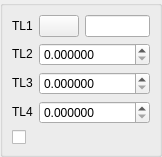
<?xml version="1.0" encoding="UTF-8"?>
<ui version="4.0">
 <class>DlgRef_1Sel3Spin1Check_QTD</class>
 <widget class="QWidget" name="DlgRef_1Sel3Spin1Check_QTD">
  <property name="geometry">
   <rect>
    <x>0</x>
    <y>0</y>
    <width>156</width>
    <height>147</height>
   </rect>
  </property>
  <property name="windowTitle">
   <string/>
  </property>
  <layout class="QGridLayout">
   <property name="margin">
    <number>0</number>
   </property>
   <property name="spacing">
    <number>6</number>
   </property>
   <item row="0" column="0">
    <widget class="QGroupBox" name="GroupBox1">
     <property name="title">
      <string/>
     </property>
     <layout class="QGridLayout">
      <property name="margin">
       <number>9</number>
      </property>
      <property name="spacing">
       <number>6</number>
      </property>
      <item row="2" column="1" colspan="2">
       <widget class="SalomeApp_DoubleSpinBox" name="SpinBox_DY">
        <property name="decimals">
         <number>6</number>
        </property>
        <property name="maximum">
         <double>1000000000.000000000000000</double>
        </property>
       </widget>
      </item>
      <item row="3" column="1" colspan="2">
       <widget class="SalomeApp_DoubleSpinBox" name="SpinBox_DZ">
        <property name="decimals">
         <number>6</number>
        </property>
        <property name="maximum">
         <double>1000000000.000000000000000</double>
        </property>
       </widget>
      </item>
      <item row="1" column="1" colspan="2">
       <widget class="SalomeApp_DoubleSpinBox" name="SpinBox_DX">
        <property name="decimals">
         <number>6</number>
        </property>
        <property name="maximum">
         <double>1000000000.000000000000000</double>
        </property>
       </widget>
      </item>
      <item row="4" column="0" colspan="2">
       <widget class="QCheckBox" name="CheckButton1">
        <property name="text">
         <string/>
        </property>
       </widget>
      </item>
      <item row="1" column="0">
       <widget class="QLabel" name="TextLabel2">
        <property name="sizePolicy">
         <sizepolicy hsizetype="Fixed" vsizetype="Fixed">
          <horstretch>0</horstretch>
          <verstretch>0</verstretch>
         </sizepolicy>
        </property>
        <property name="text">
         <string>TL2</string>
        </property>
        <property name="wordWrap">
         <bool>false</bool>
        </property>
       </widget>
      </item>
      <item row="3" column="0">
       <widget class="QLabel" name="TextLabel4">
        <property name="sizePolicy">
         <sizepolicy hsizetype="Fixed" vsizetype="Fixed">
          <horstretch>0</horstretch>
          <verstretch>0</verstretch>
         </sizepolicy>
        </property>
        <property name="text">
         <string>TL4</string>
        </property>
        <property name="wordWrap">
         <bool>false</bool>
        </property>
       </widget>
      </item>
      <item row="2" column="0">
       <widget class="QLabel" name="TextLabel3">
        <property name="sizePolicy">
         <sizepolicy hsizetype="Fixed" vsizetype="Fixed">
          <horstretch>0</horstretch>
          <verstretch>0</verstretch>
         </sizepolicy>
        </property>
        <property name="text">
         <string>TL3</string>
        </property>
        <property name="wordWrap">
         <bool>false</bool>
        </property>
       </widget>
      </item>
      <item row="0" column="2">
       <widget class="QLineEdit" name="LineEdit1"/>
      </item>
      <item row="0" column="0">
       <widget class="QLabel" name="TextLabel1">
        <property name="sizePolicy">
         <sizepolicy hsizetype="Fixed" vsizetype="Fixed">
          <horstretch>0</horstretch>
          <verstretch>0</verstretch>
         </sizepolicy>
        </property>
        <property name="text">
         <string>TL1</string>
        </property>
        <property name="wordWrap">
         <bool>false</bool>
        </property>
       </widget>
      </item>
      <item row="0" column="1">
       <widget class="QPushButton" name="PushButton1">
        <property name="sizePolicy">
         <sizepolicy hsizetype="Fixed" vsizetype="Fixed">
          <horstretch>0</horstretch>
          <verstretch>0</verstretch>
         </sizepolicy>
        </property>
        <property name="text">
         <string/>
        </property>
       </widget>
      </item>
     </layout>
    </widget>
   </item>
  </layout>
 </widget>
 <layoutdefault spacing="6" margin="11"/>
 <pixmapfunction>qPixmapFromMimeSource</pixmapfunction>
 <customwidgets>
  <customwidget>
   <class>SalomeApp_DoubleSpinBox</class>
   <extends>QDoubleSpinBox</extends>
   <header location="global">SalomeApp_DoubleSpinBox.h</header>
  </customwidget>
 </customwidgets>
 <tabstops>
  <tabstop>PushButton1</tabstop>
  <tabstop>LineEdit1</tabstop>
  <tabstop>SpinBox_DX</tabstop>
  <tabstop>SpinBox_DY</tabstop>
  <tabstop>SpinBox_DZ</tabstop>
 </tabstops>
 <resources/>
 <connections/>
</ui>
